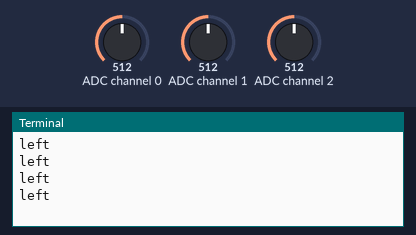
The program below on a simulated Raspberry Pi (BCM pin numbers). Parts: the last lines printed to the terminal. The test bench sets the inputs (shaded band); at power-on: ADC channel 0 = 512, ADC channel 1 = 512, ADC channel 2 = 512 (analog values on the 0–1023 scale).

Above: at 1.2 s.
1.3 s: ADC channel 0 set to 716
At 1.71 s:
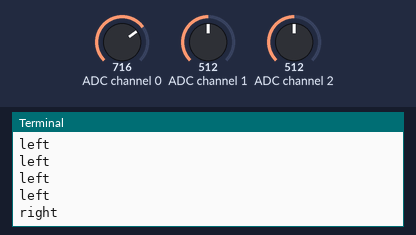
3.0 s: ADC channel 1 set to 716
At 3.21 s:
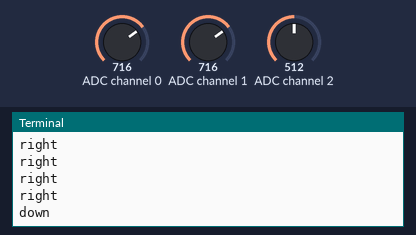
4.5 s: ADC channel 1 set to 306
At 4.71 s:
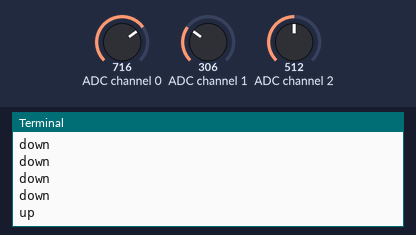

Measured:
- after the input at 1.3 s, the terminal: prints a new line after 0.20 s (image 1)
- after the input at 3.0 s, the terminal: prints a new line at once (image 2)
- after the input at 4.5 s, the terminal: prints a new line at once (image 3)

The program:

joy_stick.py
```python
import spidev
import time

class AnalogSensorReader:
    def __init__(self):
        self._spi = spidev.SpiDev()
        self._spi.open(0, 0)
        self._spi.max_speed_hz = 1000000

    def __enter__(self):
        return self

    def __exit__(self, exc_type=None, exc_val=None, exc_tb=None):
        if self._spi is not None:
            self._spi.close()

        # 例外未発生(=正常終了)ならreturn
        if exc_type is None:
            return

        # 例外発生時は原因を出力
        print(exc_type)
        print(exc_val)
        print(exc_tb)

    def read_row_data_for_channel(self, channel):
        adc = self._spi.xfer2([1, (8 + channel) << 4, 0])
        data = ((adc[1] & 3) << 8) + adc[2]
        return data

    def convert_volts(self, data, places):
        volts = (data * 3.3) / float(1023)
        volts = round(volts, places)
        return volts


if __name__ == "__main__":
    # Define sensor channels
    x_channel = 0
    y_channel = 1
    sw_channel = 2

    # Define delay between readings
    delay = 0.3

    max_count = 5000

    password = ""
    flag = False

    with AnalogSensorReader() as asr:
        while True:
            # Read the module sensor data
            x_level = asr.read_row_data_for_channel(x_channel)
            y_level = asr.read_row_data_for_channel(y_channel)
            sw_level = asr.read_row_data_for_channel(sw_channel)
            x_volts = asr.convert_volts(x_level, 2)
            y_volts = asr.convert_volts(y_level, 2)
            sw_volts = asr.convert_volts(sw_level, 2)

            x = x_level
            y = y_level

            #入力終了は中心を押しこむ
            if sw_level == 1:
                print(path)
                break

            #ジョイスティックの初期位置はコマンドとして認識させない 上下左右に押し込んだ時だけコマンド取得
            if 800 < x < 850 and 750 < y < 800 :
                time.sleep(delay)
                continue

            lineSeg1 = -1025

            #上左 or 下右のどれか
            if y + x + lineSeg1 < 0:
                flag = False

            if y + x + lineSeg1 >= 0:
                flag = True

            #上or左　又は　下or右
            if flag == False:
                if y - x >= 0:
                    command = "left"
                else:
                    command = "up"
            else:
                if y - x < 0:
                    command = "right"
                else:
                    command = "down"


            password += command
            print(command)

            time.sleep(delay)

        #ハッシュ化
```
